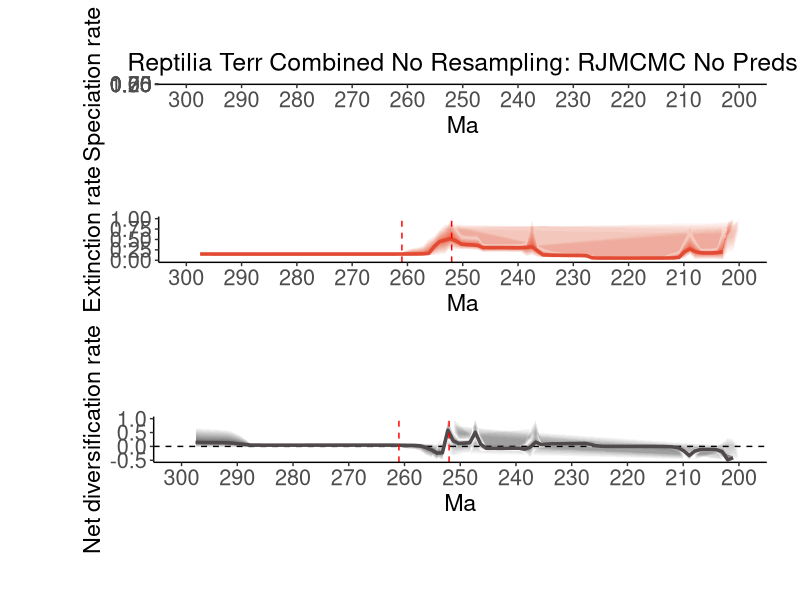

This figure's R source:
# Load required libraries
library(ggplot2)
library(scales)
library(gridExtra)
library(grid)

# Data vectors (keeping original data exactly as is)
age = c(-200.05481329000003, -201.03901787,-202.02322245,-203.00742702999997,-203.99163161,-204.97583619,-205.96004076999998,-206.94424535000002,-207.92844993,-208.91265450999998,-209.89685909000002,-210.88106367,-211.86526824999999,-212.84947283000002,-213.83367741,-214.81788199,-215.80208656999997,-216.78629115,-217.77049573,-218.75470030999998,-219.73890489000001,-220.72310947,-221.70731404999998,-222.69151863000002,-223.67572321,-224.65992778999998,-225.64413237000002,-226.62833695,-227.61254153,-228.59674610999997,-229.58095069,-230.56515527,-231.54935984999997,-232.53356443,-233.51776901,-234.50197358999998,-235.48617817000002,-236.47038275,-237.45458732999998,-238.43879191000002,-239.42299649,-240.40720106999999,-241.39140564999997,-242.37561023,-243.35981481,-244.34401938999997,-245.32822397,-246.31242855,-247.29663312999998,-248.28083771000001,-249.26504229,-250.24924686999998,-251.23345144999996,-252.21765603,-253.20186060999998,-254.18606518999997,-255.17026977,-256.15447435,-257.13867893,-258.12288351,-259.10708809,-260.09129267,-261.07549725,-262.05970183,-263.04390641,-264.02811099,-265.01231557,-265.99652015,-266.98072472999996,-267.96492931,-268.94913389,-269.93333847,-270.91754305,-271.90174763,-272.88595220999997,-273.87015679,-274.85436137,-275.83856595,-276.82277053,-277.80697511,-278.79117969,-279.77538426999996,-280.75958885,-281.74379343,-282.72799801,-283.71220259,-284.69640717,-285.68061174999997,-286.66481632999995,-287.64902091,-288.63322549,-289.61743007,-290.60163465,-291.58583923,-292.57004380999996,-293.55424839,-294.53845297,-295.52265754999996,-296.50686213,-297.49106671)
L_hpd_M95=c(1.1466360124166157, 1.1248584817464395,1.006053777735813,0.25281158258015707,0.06778941377687721,0.06760635117134929,0.06751571390944106,0.06744912549266026,0.06744776291324055,0.06744507980465002,0.06744507980465002,0.06739154752524601,0.06739019976965668,0.06738867700156773,0.0673799912465044,0.06737736255711946,0.0673718933839982,0.06737736255711946,0.06738142917989609,0.06739019976965668,0.06744507980465002,0.06744507980465002,0.06744776291324055,0.06744776291324055,0.06778319020936707,0.07189501269879578,0.22362766005062668,0.2514825699089768,0.27547568513686793,0.26855806630042045,0.2686304042789407,0.2686771587833572,0.26878308353417435,0.26989451950108284,0.2713271365205842,0.2742871286710988,0.2774914598180042,1.2250458577158814,1.3058987868788765,0.28399367690514127,0.2829638775901568,0.2823791092062072,0.2823791092062072,0.28224722618638726,0.28228485439236095,0.28315161495031144,0.2844771330099294,0.7763592838725786,1.6432589063041099,0.8428426696096323,0.8257672713537507,0.8314301018921861,1.4327451630866448,2.066191244053289,0.7282337290307409,0.24892766824840928,0.24370568578617474,0.24356981108985404,0.24325432094698457,0.24297207628135228,0.2441017290822449,0.2440999539782467,0.2438464027082177,0.24381118602513488,0.24371822076555788,0.24371822076555788,0.24372194572348518,0.24372194572348518,0.24381028320928824,0.2438464027082177,0.24262309543021576,0.24412212557214857,0.2441003012908269,0.24415258962816722,0.24295405605983006,0.24308775830434357,0.2432281427788692,0.24371822076555788,0.24412212557214857,0.24479727232975956,0.24478435212134067,0.24477492127528852,0.24480604866704755,0.24479051880480207,0.2447888324250324,0.2456588546418449,0.24565112860600374,0.24620027024779448,0.24690321229463688,0.25034697235144826,0.4315507471852623,0.5700707948581999,0.6771949608633775,0.7482757206256876,0.7693092104886369,0.779352143224389,0.7824468018629676,0.7861762374940874,0.7991311019509312,0.8217718853496808)
L_hpd_m95=c(0.2023772640052509, 0.21378026410949008,0.03673991576688866,0.034032380414347176,0.04121143008783533,0.04140429438074416,0.04136969716351032,0.04134657708547919,0.041362155970085725,0.04137945770662025,0.04140871385209364,0.041374304107439475,0.04137481913747232,0.04137552203767846,0.04137599201170074,0.04137481913747232,0.04137328251405336,0.041374304107439475,0.04137481913747232,0.04137481913747232,0.04142179176548949,0.041410848105202666,0.0413954244903139,0.04134657708547919,0.041214738125266416,0.03808927100262063,0.03934357725438555,0.04362707007151469,0.1352091478828591,0.14420521375281994,0.14508481297904696,0.145102490396769,0.14498919995336712,0.14544573432689012,0.14538812973949997,0.14455761045524546,0.14320804655967,0.13577373227555206,0.17654630769991628,0.17228411879707622,0.17387358071156458,0.1736090739722232,0.17382215869651593,0.17366611108909266,0.17328736385263563,0.17328736385263563,0.1709710985744977,0.15707506475884572,0.4463131033503925,0.20227848914793073,0.20227848914793073,0.20237681443189748,0.20937297250166015,0.5179450714916756,0.1342067000648396,0.1452105106400447,0.1492305745413085,0.14953496365546493,0.14953202097277876,0.14952277536575742,0.1508576327571382,0.15097381092767967,0.15084695491426198,0.15086997102265837,0.1508298097182326,0.150861301635795,0.1508434767838853,0.15082676793502509,0.150861301635795,0.1508609176406907,0.14953202097277876,0.1509558118724622,0.15088116212380973,0.1508609176406907,0.14953496365546493,0.14955229410143545,0.1495108207360794,0.14934900017913413,0.149072921495862,0.14931082100596704,0.14897196049862854,0.1487469689273736,0.14859474041040036,0.1483988415712949,0.14807310671229762,0.1485505777895028,0.1478881044188344,0.14787975485223567,0.1469382286791294,0.1452105106400447,0.1299063622630047,0.13340324999251593,0.13686147243022323,0.13542166817901058,0.13586539000998088,0.13686147243022323,0.1348323857910215,0.1337532746345677,0.13413989054184472,0.13340573912098408)
L_mean=c(0.5869700794611747, 0.5949930519985576,0.47162020248096004,0.05474899799410958,0.054077187408180176,0.054051901552678985,0.05405101364742171,0.0540479165726656,0.05404649116497164,0.05404442592851901,0.05403959759532459,0.054036391412389834,0.05403415086759543,0.054033331375032134,0.054034084336371024,0.054034096296723566,0.05403734255204562,0.05403959759532459,0.05403959759532459,0.05403972467030826,0.05403910058509523,0.05403893747447709,0.05403939212453093,0.05404252325563075,0.05408391337439312,0.054448813065233734,0.056975161030445795,0.16288447255559768,0.22064772876560837,0.22177589261802566,0.22178804917204326,0.22181021338337426,0.22197785950859908,0.22239379701145734,0.22306666153279536,0.2239972833477299,0.22474407745145375,0.23546393733271137,0.23856872548984742,0.229108402149641,0.2289923281411701,0.22898438274305633,0.22898398896203997,0.22898486489806635,0.22889753928085527,0.22881531410925907,0.2289382691061635,0.24576451799005616,0.7442612821473011,0.5707230053203454,0.5612225833909139,0.5626114776932594,0.6389033515286267,1.1340248388213703,0.19946576733028148,0.1950034803480732,0.19446221010942122,0.1944539865584114,0.1944816351593136,0.19452502880176403,0.19457816920249316,0.1945968283798109,0.19458573436061144,0.1945768713953938,0.19458020059159872,0.19459228520037763,0.1945948162767598,0.1945877100610024,0.19457917391966073,0.19456528507367454,0.19454723957116238,0.19454054412399274,0.19454064306503285,0.19454867128104375,0.19455752784653071,0.19456528507367454,0.19456775613281585,0.19447853881357133,0.19438632241515888,0.19434949152879344,0.19432431356409813,0.19432451077584897,0.1943373267060563,0.19434536915715345,0.19436578719189715,0.19440607449214803,0.19441274401376094,0.1944478908251039,0.1945791256505769,0.1949918328142718,0.1978834048001788,0.20008710962889334,0.2022052794910758,0.20371841460819567,0.2042780881970372,0.20459970883085318,0.20488632664903494,0.20513432063526255,0.2054852944435489,0.20597758963185647)
M_hpd_M95=c(5.3973321340071445, 1.7860151643557858,1.735468173158457,0.8240775785355956,0.31603562521540807,0.2941443319665886,0.2921375416128539,0.2971768980595786,0.5358764552978583,0.8321896345178279,0.5278436669429621,0.2530874711183364,0.1938964030225701,0.15088292983506454,0.081847432947191,0.0805419926128806,0.08049356915041683,0.08045626660255993,0.08044273600402335,0.08045093057390668,0.08047670211303029,0.08045000044604882,0.08045620111027486,0.080479131521042,0.08107640272374322,0.08187165684623292,0.08457654890634236,0.1310518707480164,0.15770230321845516,0.163029622360522,0.1634483180383686,0.16501019564949815,0.18321349530840267,0.20249638212879026,0.21299537413819777,0.25634949068013235,0.309214923538707,0.37316104268089684,1.2630530750402527,0.45262715868110875,0.403007608501694,0.4012417721265958,0.3998026917999771,0.4003957510157263,0.40014192605352433,0.3993300568349799,0.4017685751195878,0.40904170974456966,0.6097662762598062,0.6138503413855241,0.6214278857233028,0.643751345158561,0.8582552176492539,1.22536768586581,0.887112080707735,0.7511274110127478,0.5903900479057131,0.5258042255487364,0.36070793516531885,0.31807969201450553,0.29682103414969774,0.2526909342375478,0.19771938125417426,0.19481100426736156,0.1948087799953641,0.19472153514708967,0.1949541350864859,0.19475391449847526,0.19470798695923658,0.19469686888536678,0.19466802179649417,0.19471856394432385,0.19472153514708967,0.19472687223237803,0.1946545436952865,0.19468470583422717,0.19471856394432385,0.19472153514708967,0.1947657353032132,0.19481100426736156,0.1948507247392057,0.19493495268838518,0.19500292720965876,0.19512636877796694,0.19481100426736156,0.19488345608505891,0.1954619226078056,0.19488345608505891,0.1948083287861102,0.19544189523171343,0.19642615063696856,0.19613426543831142,0.19631219724634263,0.19668443441270733,0.19697726587695524,0.19778600671708504,0.1980177997894745,0.1994337376605468,0.19982289118074487,0.2011948225006573)
M_hpd_m95=c(0.666031541920228, 0.19017275142149595,0.15294318315784228,0.001204860498486381,0.013915681864881822,0.022787757612907283,0.02335355799255116,0.022387246564428906,0.006592182396052167,0.13708785950307126,0.03388552548158133,0.034343381299027975,0.03335114664617778,0.030560851970604704,0.03447087813313975,0.03500894578938821,0.03527474953146173,0.035381296103631166,0.03540940963566043,0.03541086333535791,0.03541086333535791,0.035319643749339956,0.03521200346712261,0.03500894578938821,0.0349848898985352,0.03497296984966768,0.03325687816511694,0.03414722759528431,0.04313300234658374,0.051764386310352906,0.0539600436783962,0.0546140098763349,0.05423016999744922,0.056621907638434124,0.0574912169996287,0.060274071374420014,0.06269145159505853,0.06780192447895025,0.12040140780172474,0.08059189712574946,0.18631686764179545,0.1863021979609142,0.18815015399134688,0.19304718396401752,0.19304718396401752,0.19063069892739956,0.1902267107364024,0.1863417111447624,0.2391715939982605,0.2498621035092278,0.2544443012687605,0.25315947760662316,0.25209676083295934,0.28368102723061045,0.13342967225440744,0.12494838410528401,0.11159696355812469,0.10710155293176017,0.1036069807384793,0.10125710870197928,0.09393453260043048,0.08617572878550031,0.1055817077968598,0.10602115909844032,0.1064713867755562,0.10650903279344875,0.10690871850450849,0.10690633057487178,0.10691167819458837,0.10691167819458837,0.10691167819458837,0.10698397000384184,0.10699101401201407,0.10700188473320962,0.10690633057487178,0.10691167819458837,0.10691418890991586,0.10691167819458837,0.1069047905581486,0.10691167819458837,0.10690871850450849,0.10690871850450849,0.10691167819458837,0.1069047905581486,0.10648637691535438,0.10644185024495616,0.10691167819458837,0.10622557144453112,0.1059904430357763,0.10632363588230816,0.1069047905581486,0.10614679173686976,0.10597377846117681,0.1059483835030659,0.10542715978679298,0.1048844868331248,0.10341327315301888,0.10349024973828891,0.10283929785998476,0.10294799906296478)
M_mean=c(1.4749932351498187, 1.1094022890942186,1.040244604375319,0.2023820105907443,0.18210163114206315,0.1748866135390834,0.17463629782869167,0.17891369398433354,0.2069445186815848,0.27254487286418844,0.20398338399554689,0.06718480849708999,0.05575000556507165,0.0537887050729685,0.05259384414857472,0.05231770342792352,0.052260759332774145,0.05221312761790718,0.05217975094835013,0.05216525570958014,0.05215264040145387,0.05213418942497866,0.05212212514782702,0.052142595062674456,0.05223078888647974,0.05231093662656727,0.052692463573658616,0.0586101854724044,0.11055505439058713,0.11599405464652941,0.11684445450245992,0.1173181081702945,0.1194937275584615,0.120623170971245,0.12128033376626465,0.12442641544912289,0.12919489595261271,0.2255334520030176,0.3234922856072342,0.30671851599360217,0.30043529918389034,0.30056973003562754,0.30129742890366035,0.3037485639621776,0.30350650324739725,0.30288030546859335,0.30277704139502154,0.30401110648498425,0.3567118845181782,0.3684052843099731,0.3748222354537563,0.38717335065402964,0.4657883749984698,0.5174345114654822,0.4851036836958999,0.4478118164822835,0.32817400843030553,0.16690665025021353,0.15466679009960704,0.1518158875773184,0.1514012806098063,0.15122815438804,0.14919612950174557,0.14881039330572407,0.14875827870481267,0.1487439408261163,0.14872931726580546,0.1486826285788791,0.1486567342731263,0.1486473556389578,0.14864549256060017,0.14864930471967963,0.14865536495284903,0.1486698092876894,0.148681707201892,0.1487013294236334,0.14871307427469133,0.14871188309896533,0.1487108723176762,0.14871440041315998,0.14872444528273446,0.1487313379184671,0.1487390272613795,0.14875124841101703,0.14876173700701473,0.14877589545630082,0.1487743487348059,0.1487589855303224,0.14873199967841738,0.14869822621776074,0.14867142412485487,0.14866418672356888,0.1486683352992076,0.1486751275352216,0.1487158362543375,0.14879233322971291,0.14887612588636545,0.1489336633616833,0.14895220326403202,0.1489656175635705)
R_hpd_M95=c(0.1158958385641633, 0.28687282553538224,0.3547545526836325,0.1441348958015746,0.039537306689868205,0.03181457336760478,0.030902805286928226,0.03078816381423824,0.04637875965992575,-0.0769805604590394,0.02287134474779636,0.02187242419929241,0.023921054383482132,0.028777731242919907,0.023400913154722265,0.022705014781794666,0.02280295794095081,0.022671253877723667,0.022669265616636763,0.02266727877979003,0.022685785045280363,0.022746222113554017,0.02275379702800423,0.022858066537034497,0.023478274849000225,0.030974136757934374,0.183816559450892,0.21149347986113654,0.20836010683506043,0.18785479972304656,0.18340134381360096,0.1831834752076188,0.18014305137302436,0.17891223402229478,0.18054148042321458,0.1810477213441889,0.1815028302281022,1.118805067205872,0.6683424526062249,0.18532255827243482,0.041362407105841575,0.03856194921704578,0.03664290966454764,0.03072611762819996,0.0318719345930332,0.03213180870965232,0.036866111663039575,0.49516631504016934,1.250012920583154,0.4948543448154,0.46967106433879363,0.47690601364235846,1.0671564571189371,1.719175576723657,0.4024565597959875,0.08530696736124102,0.10042813880396778,0.1074721859556281,0.11227183787256856,0.11806142201802827,0.1244095547201121,0.13300118799553126,0.10729558366441333,0.10501896165345714,0.10511593198000868,0.10442420505534174,0.10427452062864037,0.10426053375282834,0.10565919558263283,0.10565919558263283,0.10565049001212018,0.10426888313885138,0.10498284980950003,0.10427452062864037,0.1042596530916827,0.1049816347944847,0.10523079304877017,0.10545404339991779,0.10628732665265385,0.10688883727259164,0.1072159377143551,0.10729558366441333,0.10729116113508202,0.10729116113508202,0.10729558366441333,0.10772846743090556,0.10729558366441333,0.10753389508400002,0.10940383196497584,0.11369961104986794,0.2832594594857183,0.42387397592020426,0.528383027299094,0.5998063903643384,0.6227356525769824,0.6361105961624751,0.6478950164093131,0.6551916734709393,0.6718103961926216,0.6973343871308328)
R_hpd_m95=c(-4.98926334159414, -1.1055309343166724,-1.550141301245416,-0.8316456030878818,-0.2651453545659257,-0.24015464426689206,-0.23822644393595233,-0.24446905517944334,-0.48175519431963426,-0.7754229979375235,-0.4745359570693244,-0.2002417285842995,-0.13944097554293336,-0.09541990622798557,-0.028394610243091555,-0.026746803702654684,-0.026224487007116527,-0.026118112874372143,-0.02603469279466479,-0.02603469279466479,-0.02603469279466479,-0.02603469279466479,-0.026146676918793084,-0.026400654269406215,-0.02745618599868105,-0.037425887308245184,-0.033699251332736775,-0.05957064372302426,0.009188398979921339,0.021395145147508676,0.021412559521577335,0.021462142738188528,0.008530341165500693,0.0011282890530659728,-0.0042196784793346875,-0.04353765761189449,-0.09519347299488529,-0.18440172475635358,-0.40972459721880106,-0.24833112647956057,-0.17297124634436595,-0.17325537695599585,-0.17150114460683613,-0.17296813666156116,-0.1715107548126432,-0.17335709510302375,-0.17622692952594626,-0.18674958281802365,-0.011840502807830111,-0.28182839441604135,-0.28070913668705755,-0.2938351986495718,-0.3612685216955983,-0.2796487465177878,-0.8097053802493546,-0.6041343577399314,-0.4062420013559733,-0.3322699001838211,-0.1718526424172312,-0.11650742960897284,-0.0948642581290077,-0.06921974137715017,-0.017336753257512244,-0.015148084725883443,-0.014530867294499705,-0.015055413934210587,-0.015053400396224437,-0.014920242939626988,-0.013454078450691132,-0.013457072740309134,-0.013520816238687894,-0.014949646673544037,-0.014247386020367514,-0.014999644763887432,-0.015147550807354498,-0.014540798884985301,-0.014529274652888613,-0.015055413934210587,-0.015148084725883443,-0.015057866635457495,-0.015156566530687782,-0.015355872650484464,-0.015638412460352635,-0.015979507492323963,-0.01643312780859904,-0.016547023518654336,-0.017855793745791854,-0.018307373233821755,-0.018307373233821755,-0.020674513574356818,-0.0457672212664916,-0.039382012670155814,-0.038864739996576414,-0.037745488810990574,-0.037409688810874364,-0.037171787618650226,-0.03644680873352346,-0.03803497976335815,-0.037745488810990574,-0.042668816668335996)
R_mean=c(-1.4953041387391586, -0.410605226915382,-0.4856049081059497,-0.1854573342479507,-0.12256928518064307,-0.10977632117439584,-0.10898721996127154,-0.1131800449453804,-0.16929504500343523,-0.3285037404810156,-0.1577284739136689,-0.05572455338933871,-0.019050968538700027,-0.008060360424754463,-0.0020341473212582032,-0.0007096274712990862,-0.00048694467464144027,-0.0003710653443172449,-0.00031291982246580324,-0.00029372801672933536,-0.000280572447727664,-0.0002579660090605732,-0.00024215277320782002,-0.00027179235780649735,-0.00012140942596898245,0.0035967729825644515,0.027018840115853416,0.07437500514595564,0.10690603819622668,0.10360000541163569,0.10225645220389905,0.10141018010638643,0.09644611506979052,0.0942447744741471,0.09347779011205162,0.08490102317194123,0.06842205965961973,0.15269527785546072,-0.029388692962394734,-0.10031290582158607,-0.06653376163387695,-0.06680872176517129,-0.06808962043994929,-0.07343752668365441,-0.0724654838400368,-0.07093835304375519,-0.06924935011436668,0.07707649574589955,0.5050277159802911,0.13340301683298508,0.11714424594329785,0.1067056754647349,0.19719924960401194,0.5827056876713982,-0.2276875019943057,-0.2416551746081819,-0.12198365424672045,-0.041385781741937036,0.01740683252894776,0.03253671464673124,0.03464335862219917,0.035478512776716646,0.043863767250282626,0.0453868819299036,0.04557982382995388,0.04562962720651701,0.04567484848563552,0.045762507524407005,0.04580514264254987,0.045803940972507846,0.04578097998165508,0.045760342450167274,0.04574968190465265,0.0457379802547613,0.045724821960504224,0.04571997181221664,0.045772460924853015,0.04542611068693046,0.0451618130412479,0.04503763389487532,0.04495956081228609,0.04492839364785802,0.04494638280897387,0.044930064447788104,0.04494729428194876,0.04498291169387241,0.04490837473536219,0.04503491300242482,0.04555361549089042,0.04773668103049331,0.06996056854133868,0.0877309479668071,0.11080485719031437,0.127949538318835,0.13283473579025934,0.1343350254363016,0.1345856558873182,0.13571494391401737,0.1386377948053628,0.14420233522630324)

# Mass extinction event positions
perm_trias_extinction = -252 # End-Permian mass extinction (252 Ma)
guadalupian_extinction = -261 # Guadalupian extinction (261 Ma)

# Custom tick positions at 10 MY intervals
x_ticks <- seq(-300, -200, by=10)
x_tick_labels <- abs(x_ticks)

# Function to create RTT gradient plots (equivalent to plot_RTT)
create_gradient_polygon <- function(data, color) {
  N <- 100
  beta <- (1:(N-1))/N
  alpha_shape <- 0.25
  cat <- 1 - (beta^(1/alpha_shape))
  
  polygons <- list()
  
  for (i in 1:(N-1)) {
    trans <- 1/N + 2/N
    alpha_val <- trans
    
    # Create polygon data
    y_upper <- data$hpd_M - ((data$hpd_M - data$mean) * cat[i])
    y_lower <- data$hpd_m + ((data$mean - data$hpd_m) * cat[i])
    
    poly_data <- data.frame(
      x = c(data$age, rev(data$age)),
      y = c(y_upper, rev(y_lower)),
      group = i,
      alpha = alpha_val
    )
    
    polygons[[i]] <- poly_data
  }
  
  return(do.call(rbind, polygons))
}

# Prepare data for speciation rate plot
speciation_data <- data.frame(
  age = age,
  hpd_M = L_hpd_M95,
  hpd_m = L_hpd_m95,
  mean = L_mean
)

# Prepare data for extinction rate plot
extinction_data <- data.frame(
  age = age,
  hpd_M = M_hpd_M95,
  hpd_m = M_hpd_m95,
  mean = M_mean
)

# Prepare data for net diversification rate plot
diversification_data <- data.frame(
  age = age,
  hpd_M = R_hpd_M95,
  hpd_m = R_hpd_m95,
  mean = R_mean
)

# Create gradient polygons for each plot
spec_polygons <- create_gradient_polygon(speciation_data, "#4c4cec")
ext_polygons <- create_gradient_polygon(extinction_data, "#e34a33")
div_polygons <- create_gradient_polygon(diversification_data, "#504A4B")

# Create individual plots
p1 <- ggplot() +
  # Add gradient polygons
  geom_polygon(data = spec_polygons, aes(x = x, y = y, group = group), 
               fill = "#4c4cec", alpha = spec_polygons$alpha[1], color = NA) +
  # Add mean line
  geom_line(data = speciation_data, aes(x = rev(age), y = rev(mean)), 
            color = "#4c4cec", size = 1.2) +
  # Add extinction event lines
  geom_vline(xintercept = perm_trias_extinction, color = "red", linetype = "dashed") +
  geom_vline(xintercept = guadalupian_extinction, color = "red", linetype = "dashed") +
  # Formatting
  scale_x_continuous(breaks = x_ticks, labels = x_tick_labels, limits = c(-300, -200)) +
  scale_y_continuous(limits = c(0, 1)) +
  labs(title = "Reptilia Terr Combined No Resampling: RJMCMC No Preds",
       x = "Ma", 
       y = "Speciation rate") +
  theme_classic() +
  theme(
    plot.title = element_text(size = 18, hjust = 0.5),
    axis.title = element_text(size = 16.8),
    axis.text = element_text(size = 15.6),
    plot.margin = margin(54, 24, 60, 60, "pt")
  )

p2 <- ggplot() +
  # Add gradient polygons
  geom_polygon(data = ext_polygons, aes(x = x, y = y, group = group), 
               fill = "#e34a33", alpha = ext_polygons$alpha[1], color = NA) +
  # Add mean line
  geom_line(data = extinction_data, aes(x = rev(age), y = rev(mean)), 
            color = "#e34a33", size = 1.2) +
  # Add extinction event lines
  geom_vline(xintercept = perm_trias_extinction, color = "red", linetype = "dashed") +
  geom_vline(xintercept = guadalupian_extinction, color = "red", linetype = "dashed") +
  # Formatting
  scale_x_continuous(breaks = x_ticks, labels = x_tick_labels, limits = c(-300, -200)) +
  scale_y_continuous(limits = c(0, 1)) +
  labs(x = "Ma", 
       y = "Extinction rate") +
  theme_classic() +
  theme(
    axis.title = element_text(size = 16.8),
    axis.text = element_text(size = 15.6),
    plot.margin = margin(12, 24, 60, 60, "pt")
  )

p3 <- ggplot() +
  # Add gradient polygons
  geom_polygon(data = div_polygons, aes(x = x, y = y, group = group), 
               fill = "#504A4B", alpha = div_polygons$alpha[1], color = NA) +
  # Add horizontal line at y=0
  geom_hline(yintercept = 0, linetype = "dashed", color = "black") +
  # Add mean line
  geom_line(data = diversification_data, aes(x = rev(age), y = rev(mean)), 
            color = "#504A4B", size = 1.2) +
  # Add extinction event lines
  geom_vline(xintercept = perm_trias_extinction, color = "red", linetype = "dashed") +
  geom_vline(xintercept = guadalupian_extinction, color = "red", linetype = "dashed") +
  # Formatting
  scale_x_continuous(breaks = x_ticks, labels = x_tick_labels, limits = c(-300, -200)) +
  scale_y_continuous(limits = c(-0.5, 1)) +
  labs(x = "Ma", 
       y = "Net diversification rate") +
  theme_classic() +
  theme(
    axis.title = element_text(size = 16.8),
    axis.text = element_text(size = 15.6),
    plot.margin = margin(12, 24, 60, 60, "pt")
  )

# Save as PDF with exact dimensions and layout
pdf(file="C:/Users/SimoesLabAdmin/Documents/BDNN_Arielli/updated_occurrence_analyses/model_2_and_5/200_its/reptilia_terr_200_combined_no_resampling_test/reptilia_terr_combined_no_resampling_test_RTT_marginal_rates_ggplot.pdf", width=8, height=10.8)

# Arrange plots vertically to match original layout
grid.arrange(p1, p2, p3, ncol = 1, heights = c(1, 1, 1))

dev.off()
